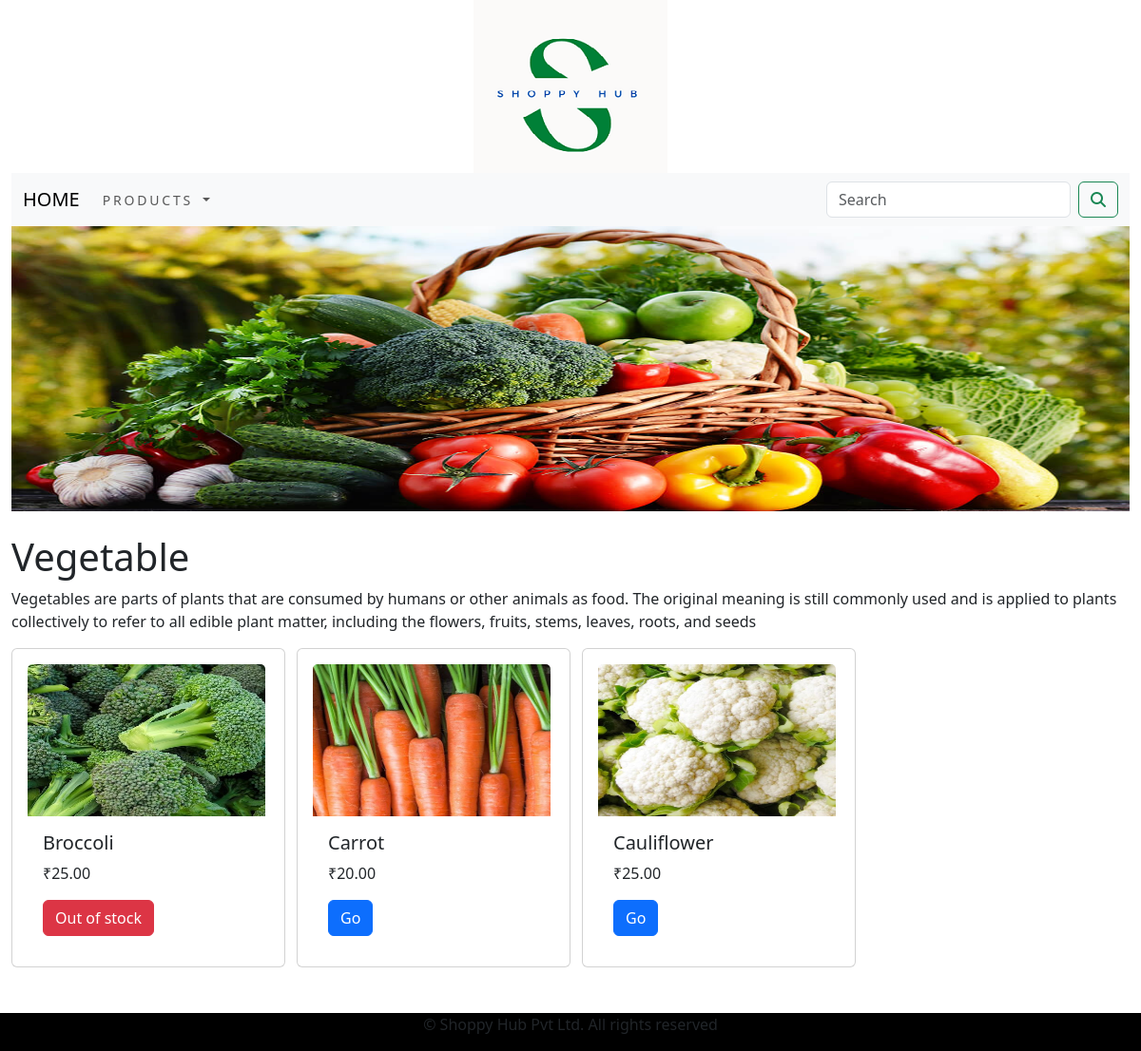
Page /vegetable/ on the committed database.
### appShopping/models.py (models this page shows)
class category(models.Model):
    name = models.CharField(max_length=150, unique=True)
    slug = models.SlugField(max_length=200, unique=True)
    description = models.TextField()
    image = models.ImageField(upload_to='category', blank=True)
    class Meta:
        ordering = ('name',)
        verbose_name = 'category'
        verbose_name_plural = 'categories'
    def get_url(self):
        return reverse('appShopping:allProductsCat', args=[str(self.slug)])
    def __str__(self):
        return '{}'.format(self.name)

class product(models.Model):
    name = models.CharField(max_length=150, unique=True)
    slug = models.SlugField(max_length=150, unique=True)
    description = models.TextField(blank=True)
    price = models.DecimalField(max_digits=10, decimal_places=2)
    category = models.ForeignKey(category,on_delete=models.CASCADE)
    image = models.ImageField(upload_to='product', blank=True)
    stock = models.IntegerField()
    available = models.BooleanField(default=True)
    created = models.DateTimeField(auto_now_add=True)
    update = models.DateTimeField(auto_now=True)
    class Meta:
        ordering = ('name',)
        verbose_name = 'product'
        verbose_name_plural = 'products'
    def get_url(self):
        return reverse('appShopping:detailsProduct',args=[str(self.category.slug),str(self.slug)])

### appShopping/views.py (the view)
# urls.py: path('',views.allCategory, name='allCategory'),
def allCategory(request, c_slug= None):
    c_page=None
    products_list=None
    if c_slug != None:
        c_page = get_object_or_404(category, slug= c_slug)
        products_list = product.objects.all().filter(category=c_page,
                                                available=True)
    else:
        products_list = product.objects.all().filter(available=True)
    paginator = Paginator(products_list,8)
    try:
        pages = int(request.GET.get('page','1'))
    except:
        pages = 1
    try:
        products = paginator.page(pages)
    except(EmptyPage, InvalidPage):
        products = paginator.page(paginator.num_pages)
    return render(request,"category.html",{'category':c_page,'product':products})

### appCart/context_processors.py (called while the page is built)
def counter(request):
    item_count = 0
    if 'admin' in request.path:
        return  {}
    else:
        try:
            cartObjects = cart.objects.filter(cart_id=_cart_id(request))
            cartItems = cart_items.objects.all().filter(cart=cartObjects[:1])
            for items in cartItems:
                item_count += items.quantity
        except cart.DoesNotExist:
            item_count = 0
    return dict(item_count=item_count)

### appCart/views.py (called while the page is built)
def _cart_id(request):
    cart_id=request.session.session_key
    if not cart:
        cart_id=request.session.create()
    return cart_id

### appShopping/context_processors.py (called while the page is built)
def menu_links(request):
    links = category.objects.all()
    return dict(links=links)

### templates/category.html (shortened to what this page needs)
{% extends 'base.html' %}
{% load static %}
{% block content %}
    <div>
        {% if category %}
            <img style="width: 100%; height: 300px; margin: auto" src="{{category.image.url}}" alt="{{category.name}}">
    </div><br>
    <div>
        <h1>{{category.name}}</h1>
        <p>{{category.description}}</p>
    </div>
        {% endif %}
    <div>
        <div class="row">
            {% for prdt in product.object_list %}
            <div class="col-md-3 mb-4">
                <div class="card card-body h-100" style="width: 18rem;">
                  <img src="{{prdt.image.url}}" class="card-img-top" alt="{{prdt.name}}" style="width: 250px; height: 160px;">
                  <div class="card-body">
                    <h5 class="card-title">{{prdt.name}}</h5>
                    <p class="card-text">₹{{prdt.price}}</p>
                      {% if prdt.stock < 1 %}
                        <a href="/" class="btn btn-danger">Out of stock</a>
                      {% else %}
                        <a href="{{prdt.get_url}}" class="btn btn-primary">Go</a>
                      {% endif %}
                  </div>
                </div>
            </div>
            {% endfor %}
        </div>
        <br>
    </div>
{% endblock %}

### rows in the picture
category: image (picture), name "Vegetable", description "Vegetables are parts of plants that are consumed by humans or other animals as food. The original meaning is still commonly used and is applied to plants collectively to refer to all edible plant matter, including the flowers, fruits, stems, leaves, roots, and seeds"
product: image (picture), name "Broccoli", price "25.00", stock "Out of stock"
product: image (picture), name "Carrot", price "20.00"
product: image (picture), name "Cauliflower", price "25.00"
